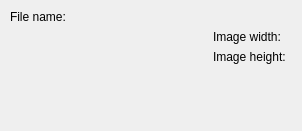
<ui version="4.0" >
 <author></author>
 <comment></comment>
 <exportmacro></exportmacro>
 <class>ArgExportImage</class>
 <widget class="QWidget" name="ArgExportImage" >
  <property name="geometry" >
   <rect>
    <x>0</x>
    <y>0</y>
    <width>302</width>
    <height>131</height>
   </rect>
  </property>
  <layout class="QVBoxLayout" >
   <property name="margin" >
    <number>10</number>
   </property>
   <property name="spacing" >
    <number>6</number>
   </property>
   <item>
    <layout class="QHBoxLayout" >
     <property name="margin" >
      <number>0</number>
     </property>
     <property name="spacing" >
      <number>6</number>
     </property>
     <item>
      <widget class="QLabel" name="textLabel1" >
       <property name="text" >
        <string>File name:</string>
       </property>
      </widget>
     </item>
     <item>
      <widget class="KURLRequester" name="ExportFileName" >
       <property name="minimumSize" >
        <size>
         <width>160</width>
         <height>0</height>
        </size>
       </property>
      </widget>
     </item>
    </layout>
   </item>
   <item>
    <layout class="QHBoxLayout" >
     <property name="margin" >
      <number>0</number>
     </property>
     <property name="spacing" >
      <number>6</number>
     </property>
     <item>
      <spacer>
       <property name="orientation" >
        <enum>Qt::Horizontal</enum>
       </property>
       <property name="sizeType" >
        <enum>QSizePolicy::Expanding</enum>
       </property>
       <property name="sizeHint" >
        <size>
         <width>40</width>
         <height>20</height>
        </size>
       </property>
      </spacer>
     </item>
     <item>
      <layout class="QGridLayout" >
       <property name="margin" >
        <number>0</number>
       </property>
       <property name="spacing" >
        <number>6</number>
       </property>
       <item row="1" column="1" >
        <widget class="KIntNumInput" name="ExportHeight" >
         <property name="value" >
          <number>600</number>
         </property>
         <property name="minValue" >
          <number>0</number>
         </property>
         <property name="maxValue" >
          <number>5000</number>
         </property>
        </widget>
       </item>
       <item row="0" column="1" >
        <widget class="KIntNumInput" name="ExportWidth" >
         <property name="value" >
          <number>800</number>
         </property>
         <property name="minValue" >
          <number>0</number>
         </property>
         <property name="maxValue" >
          <number>5000</number>
         </property>
        </widget>
       </item>
       <item row="0" column="0" >
        <widget class="QLabel" name="textLabel2" >
         <property name="text" >
          <string>Image width:</string>
         </property>
        </widget>
       </item>
       <item row="1" column="0" >
        <widget class="QLabel" name="textLabel2_2" >
         <property name="text" >
          <string>Image height:</string>
         </property>
        </widget>
       </item>
      </layout>
     </item>
    </layout>
   </item>
   <item>
    <spacer>
     <property name="orientation" >
      <enum>Qt::Vertical</enum>
     </property>
     <property name="sizeType" >
      <enum>QSizePolicy::Expanding</enum>
     </property>
     <property name="sizeHint" >
      <size>
       <width>20</width>
       <height>40</height>
      </size>
     </property>
    </spacer>
   </item>
  </layout>
 </widget>
 <layoutdefault spacing="6" margin="11" />
 <pixmapfunction></pixmapfunction>
 <customwidgets>
  <customwidget>
   <class>KIntNumInput</class>
   <extends></extends>
   <header>knuminput.h</header>
   <container>0</container>
   <pixmap></pixmap>
  </customwidget>
  <customwidget>
   <class>KURLRequester</class>
   <extends></extends>
   <header>kurlrequester.h</header>
   <container>0</container>
   <pixmap></pixmap>
  </customwidget>
 </customwidgets>
 <resources/>
 <connections/>
</ui>
